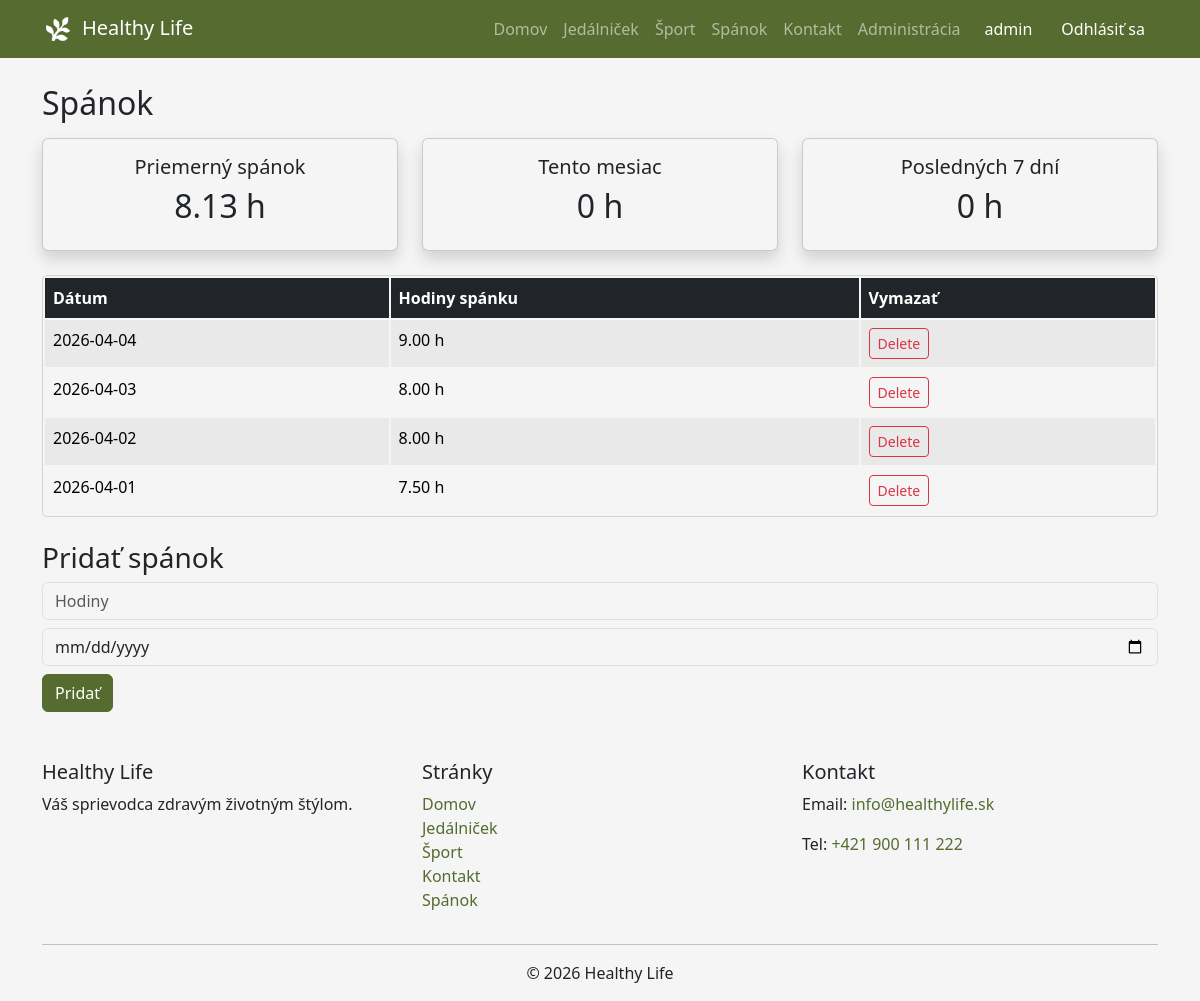
The page /index.php?page=sleep (signed in) on the database its author committed.
### tables this page shows
CREATE TABLE `sleep_logs` (
  `sleep_id` int(11) NOT NULL,
  `user_id` int(11) NOT NULL,
  `hours` decimal(4,2) NOT NULL,
  `date` date NOT NULL
);

### controllers/SleepController.php (called while the page is built, shortened)
<?php
require_once 'models/Sleep.php';
class SleepController {
    private $sleep;
    public function __construct() {
        $db = new Database();
        $conn = $db->connect();
        $this->sleep = new Sleep($conn);
    }
    public function index() {
        $user_id = $_SESSION['user_id'];
        $result = $this->sleep->getAll($user_id);
        $avgSleep = $this->sleep->getAverageSleep($user_id);
        $monthlySleep = $this->sleep->getMonthlySleep($user_id);
        $weeklySleep = $this->sleep->getWeeklyAverage($user_id);
        require 'views/sleep.php';
    }
}
?>

### models/Sleep.php (called while the page is built, shortened)
<?php
class Sleep {
    private $conn;
    private $table = "sleep_logs";
    public function __construct($db) {
        $this->conn = $db;
    }
    public function getAll($user_id) {
        $query = "SELECT * FROM " . $this->table . "
                  WHERE user_id = :user_id
                  ORDER BY date DESC";
        $stmt = $this->conn->prepare($query);
        $stmt->bindParam(':user_id', $user_id);
        $stmt->execute();
        return $stmt;
    }
    public function getAverageSleep($user_id) {
    $query = "SELECT AVG(hours) as avg_sleep
              FROM " . $this->table . "
              WHERE user_id = :user_id";
    $stmt = $this->conn->prepare($query);
    $stmt->bindParam(':user_id', $user_id);
    $stmt->execute();
    return round($stmt->fetch(PDO::FETCH_ASSOC)['avg_sleep'], 2);
    }
    public function getMonthlySleep($user_id) {
    $query = "SELECT SUM(hours) as total_sleep
              FROM " . $this->table . "
              WHERE user_id = :user_id
              AND MONTH(date) = MONTH(CURRENT_DATE())
              AND YEAR(date) = YEAR(CURRENT_DATE())";
    $stmt = $this->conn->prepare($query);
    $stmt->bindParam(':user_id', $user_id);
    $stmt->execute();
    return $stmt->fetch(PDO::FETCH_ASSOC)['total_sleep'] ?? 0;
    }
    public function getWeeklyAverage($user_id) {
    $query = "SELECT AVG(hours) as avg_week
              FROM " . $this->table . "
              WHERE user_id = :user_id
              AND date >= DATE_SUB(CURRENT_DATE(), INTERVAL 7 DAY)";
    $stmt = $this->conn->prepare($query);
    $stmt->bindParam(':user_id', $user_id);
    $stmt->execute();
    return round($stmt->fetch(PDO::FETCH_ASSOC)['avg_week'], 2);
    }
}
?>

### views/sleep.php (the view, shortened to what this page needs)
<div class="container mt-4">
    <h2 class="mb-3">Spánok</h2>
    <div class="row mb-4">
        <div class="col-md-4">
            <div class="card text-center p-3 shadow">
                <h5>Priemerný spánok</h5>
                <h2><?php echo $avgSleep; ?> h</h2>
            </div>
        </div>
        <div class="col-md-4">
            <div class="card text-center p-3 shadow">
                <h5>Tento mesiac</h5>
                <h2><?php echo $monthlySleep; ?> h</h2>
            </div>
        </div>
        <div class="col-md-4">
            <div class="card text-center p-3 shadow">
                <h5>Posledných 7 dní</h5>
                <h2><?php echo $weeklySleep; ?> h</h2>
            </div>
        </div>
    </div>
    <table class="table table-striped mt-3 table-rounded">
        <thead class="table-dark">
            <tr>
                <th>Dátum</th>
                <th>Hodiny spánku</th>
                <th>Vymazať</th>
            </tr>
        </thead>
        <tbody>
            <?php while($row = $result->fetch(PDO::FETCH_ASSOC)) : ?>
                <tr>
                    <td><?php echo $row['date']; ?></td>
                    <td><?php echo $row['hours']; ?> h</td>
                    <td>
                        <form method="POST" action="index.php?page=sleep">
                            <button class="btn btn-outline-danger btn-sm">Delete</button>
                        </form>
                    </td>
                </tr>
            <?php endwhile; ?>
        </tbody>
    </table>
    <h3 class="mt-4">Pridať spánok</h3>
    <form method="POST" action="index.php?page=sleep">
        <input type="number" step="0.1" name="hours" placeholder="Hodiny" class="form-control mb-2" required>
        <input type="date" name="date" class="form-control mb-2" required>
        <button class="btn btn-primary">Pridať</button>
    </form>
</div>

### css/style.css (style rules this page uses)
:root { --bs-primary: darkolivegreen; --bs-primary-rgb: 85, 107, 47; --bs-info-rgb: 189, 183, 107; --bs-success-rgb: 245, 245, 245; --bs-light-rgb: 255, 248, 220; --bs-dark-rgb: 211, 211, 211; --bs-warning-rgb: 245, 245, 220; --bs-danger-rgb: 105, 105, 105; --bs-secondary-rgb: 248, 244, 230; --bs-body-bg: whitesmoke; }
body { padding-top: 60px; }
.btn-primary { --bs-btn-bg: var(--bs-primary); --bs-btn-border-color: var(--bs-primary); --bs-btn-hover-bg: rgb(var(--bs-info-rgb)); --bs-btn-hover-border-color: rgb(var(--bs-info-rgb)); }
.table-rounded { border: 1px solid lightgray; border-radius: 5px; overflow: hidden; border-collapse: separate; }
.table-rounded th, .table-rounded td { border: none; }

### rows shown on the page
sleep_logs: date "2026-04-04", hours "9.00"
sleep_logs: date "2026-04-03", hours "8.00"
sleep_logs: date "2026-04-02", hours "8.00"
sleep_logs: date "2026-04-01", hours "7.50"

### other values the page prints
$_SESSION['username'] "admin"
$avgSleep "8.13"
$monthlySleep "0"
$weeklySleep "0"
